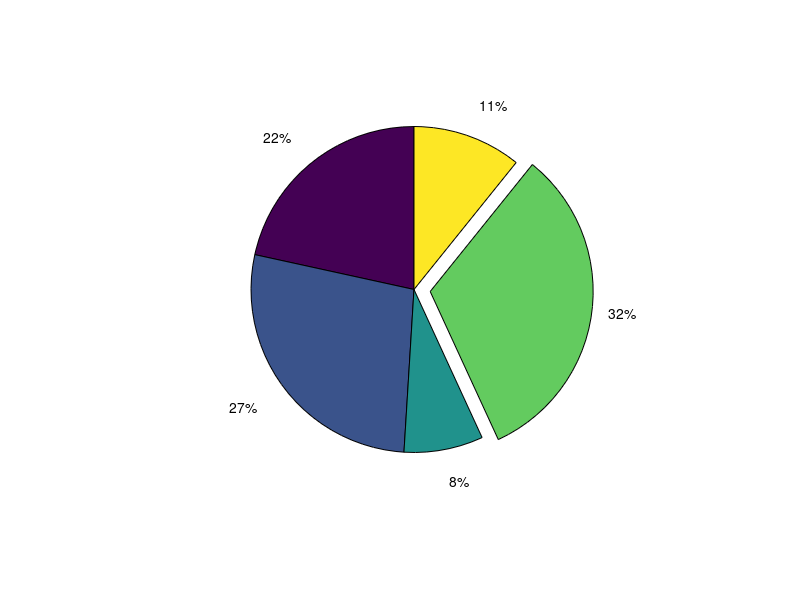

MATLAB code for this plot:
clear
clc
close all
x=10.*rand(1,5);
bar(x,'r');
y=[22,28,8,33,11];% اشتباه
pie(y);
e=[0 0 0 1 0];
pie(y,e);
